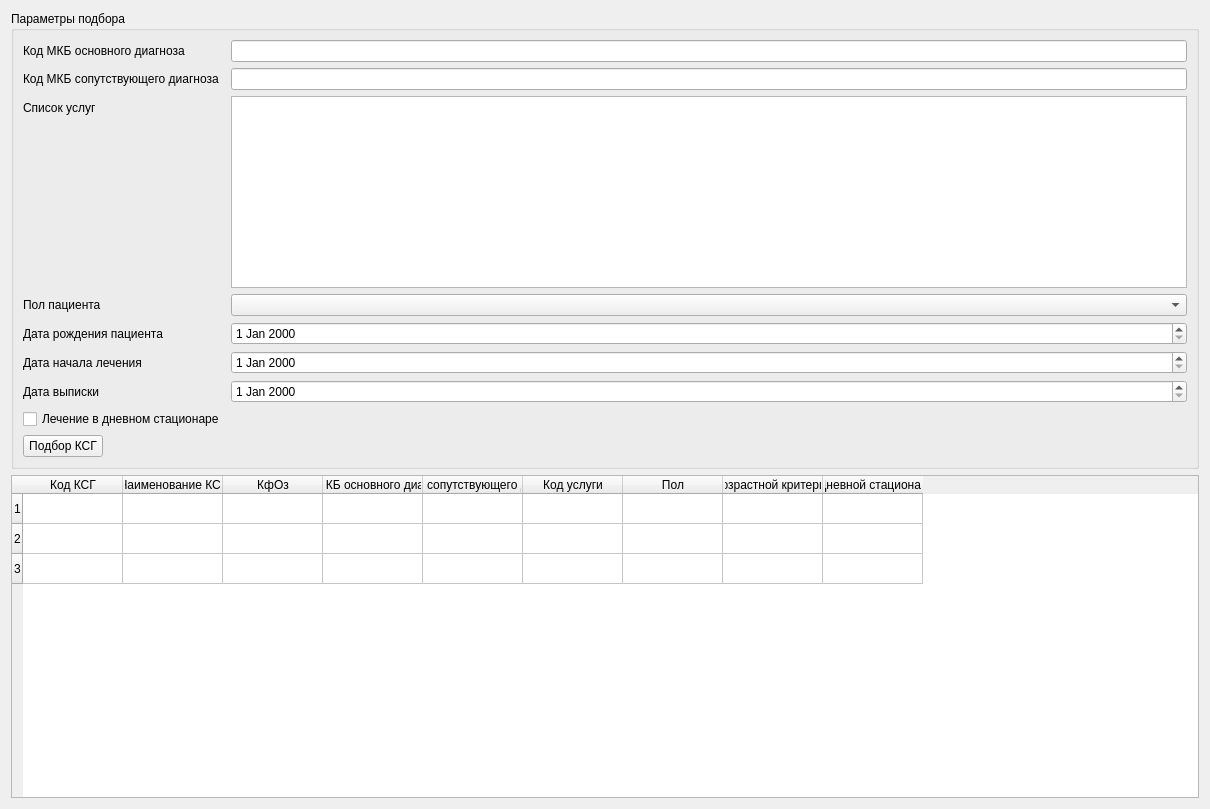
<?xml version="1.0" encoding="UTF-8"?>
<ui version="4.0">
 <class>Form</class>
 <widget class="QWidget" name="Form">
  <property name="geometry">
   <rect>
    <x>0</x>
    <y>0</y>
    <width>1210</width>
    <height>809</height>
   </rect>
  </property>
  <property name="windowTitle">
   <string>Form</string>
  </property>
  <layout class="QGridLayout" name="gridLayout">
   <item row="0" column="0">
    <widget class="QGroupBox" name="groupBox">
     <property name="title">
      <string>Параметры подбора</string>
     </property>
     <layout class="QFormLayout" name="formLayout">
      <item row="0" column="0">
       <widget class="QLabel" name="label">
        <property name="text">
         <string>Код МКБ основного диагноза</string>
        </property>
       </widget>
      </item>
      <item row="0" column="1">
       <widget class="QLineEdit" name="lineEdit"/>
      </item>
      <item row="1" column="1">
       <widget class="QLineEdit" name="lineEdit_2"/>
      </item>
      <item row="1" column="0">
       <widget class="QLabel" name="label_2">
        <property name="text">
         <string>Код МКБ сопутствующего диагноза</string>
        </property>
       </widget>
      </item>
      <item row="2" column="0">
       <widget class="QLabel" name="label_3">
        <property name="text">
         <string>Список услуг</string>
        </property>
       </widget>
      </item>
      <item row="2" column="1">
       <widget class="QTextEdit" name="textEdit"/>
      </item>
      <item row="3" column="0">
       <widget class="QLabel" name="label_4">
        <property name="text">
         <string>Пол пациента</string>
        </property>
       </widget>
      </item>
      <item row="3" column="1">
       <widget class="QComboBox" name="comboBox"/>
      </item>
      <item row="4" column="0">
       <widget class="QLabel" name="label_5">
        <property name="text">
         <string>Дата рождения пациента</string>
        </property>
       </widget>
      </item>
      <item row="4" column="1">
       <widget class="QDateEdit" name="dateEdit"/>
      </item>
      <item row="6" column="0">
       <widget class="QLabel" name="label_6">
        <property name="text">
         <string>Дата выписки</string>
        </property>
       </widget>
      </item>
      <item row="6" column="1">
       <widget class="QDateEdit" name="dateEdit_2"/>
      </item>
      <item row="7" column="0">
       <widget class="QCheckBox" name="checkBox">
        <property name="text">
         <string>Лечение в дневном стационаре</string>
        </property>
       </widget>
      </item>
      <item row="5" column="0">
       <widget class="QLabel" name="label_7">
        <property name="text">
         <string>Дата начала лечения</string>
        </property>
       </widget>
      </item>
      <item row="5" column="1">
       <widget class="QDateEdit" name="dateEdit_3"/>
      </item>
      <item row="8" column="0">
       <widget class="QPushButton" name="pushButton">
        <property name="text">
         <string>Подбор КСГ</string>
        </property>
       </widget>
      </item>
     </layout>
    </widget>
   </item>
   <item row="1" column="0">
    <widget class="QTableWidget" name="tableWidget">
     <property name="sortingEnabled">
      <bool>true</bool>
     </property>
     <property name="rowCount">
      <number>3</number>
     </property>
     <attribute name="horizontalHeaderCascadingSectionResizes">
      <bool>false</bool>
     </attribute>
     <row/>
     <row/>
     <row/>
     <column>
      <property name="text">
       <string>Код КСГ</string>
      </property>
     </column>
     <column>
      <property name="text">
       <string>Наименование КСГ</string>
      </property>
     </column>
     <column>
      <property name="text">
       <string>КфОз</string>
      </property>
     </column>
     <column>
      <property name="text">
       <string>Код МКБ основного диагноза</string>
      </property>
     </column>
     <column>
      <property name="text">
       <string>Код МКБ сопутствующего диагноза</string>
      </property>
     </column>
     <column>
      <property name="text">
       <string>Код услуги</string>
      </property>
     </column>
     <column>
      <property name="text">
       <string>Пол</string>
      </property>
     </column>
     <column>
      <property name="text">
       <string>Возрастной критерий</string>
      </property>
     </column>
     <column>
      <property name="text">
       <string>Дневной стационар</string>
      </property>
     </column>
    </widget>
   </item>
  </layout>
 </widget>
 <resources/>
 <connections/>
</ui>
